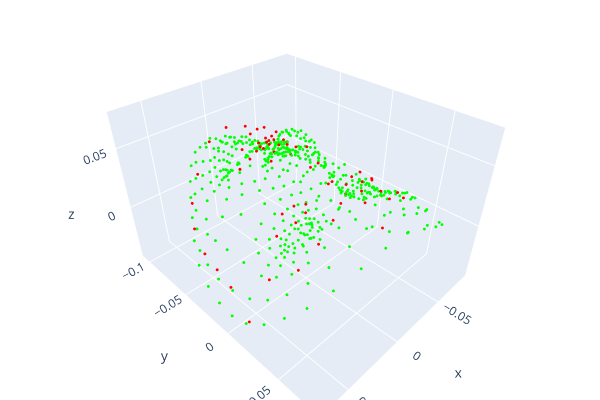

Notebook code for this chart:
### Code cell
from src.visualization.visualize_mesh import visualize_mesh
visualize_mesh([Mesh,Flame_landmarks,landmark])
